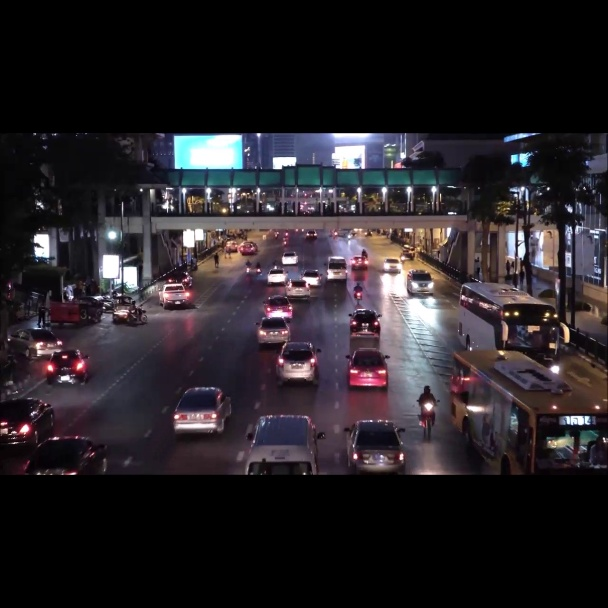
#> input picture METHOD2/images/00-frame-608x608-0003.jpg, 608 x 608 px, found by its file name
$ python color.py
#> lines starting #> are read from the running program, lines starting #| are printed output that depends on the picture
# AUTHOR: not me
# ref: https://steam.oxxostudio.tw/category/python/ai/opencv-information.html

import cv2
img_blue = cv2.imread('00-frame-608x608-0003.jpg')
#> img_blue is the input picture: shape (608, 608, 3); mean B, G, R 39.6, 35.1, 40.1
img_green = cv2.imread('00-frame-608x608-0003.jpg')
img_red = cv2.imread('00-frame-608x608-0003.jpg')
img_blue[:,:,1] = 0    # 將綠色設為 0
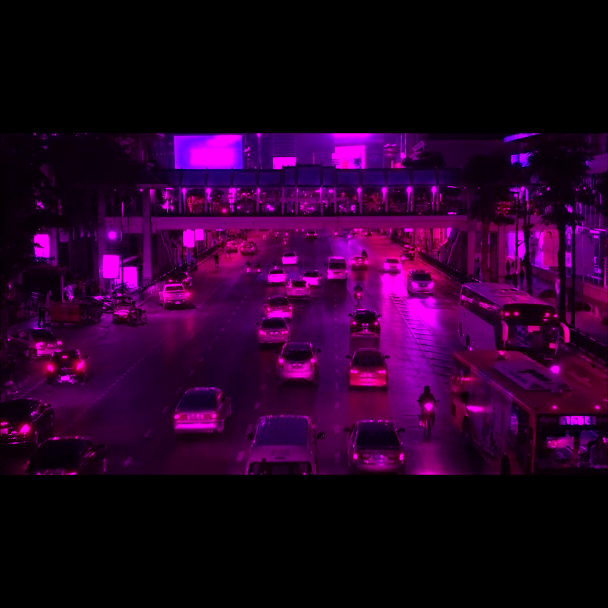
#> img_blue: shape (608, 608, 3); mean B, G, R 39.6, 0, 40.1
img_blue[:,:,2] = 0    # 將紅色設為 0
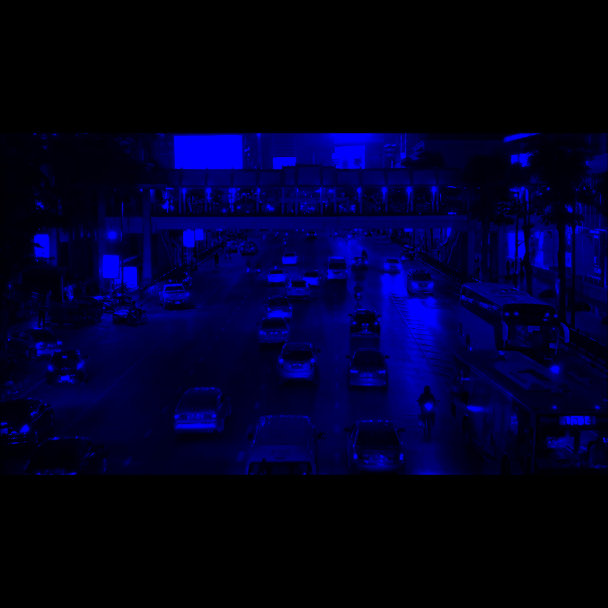
#> img_blue: shape (608, 608, 3); mean B, G, R 39.6, 0, 0
img_green[:,:,0] = 0   # 將藍色設為 0
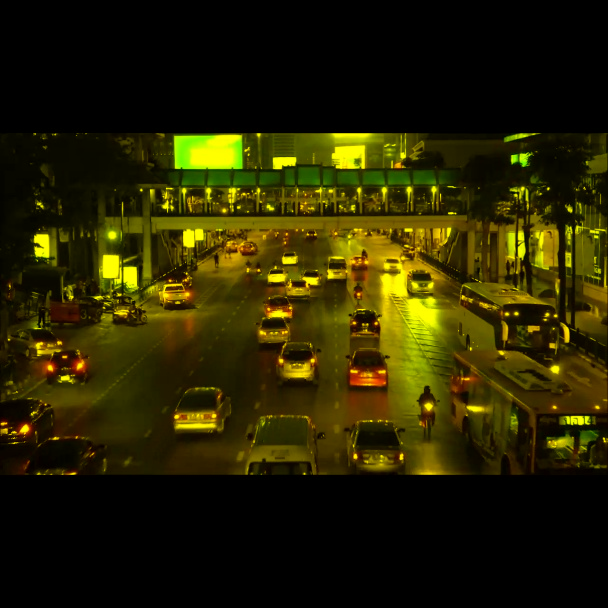
#> img_green: shape (608, 608, 3); mean B, G, R 0, 35.1, 40.1
img_green[:,:,2] = 0   # 將紅色設為 0
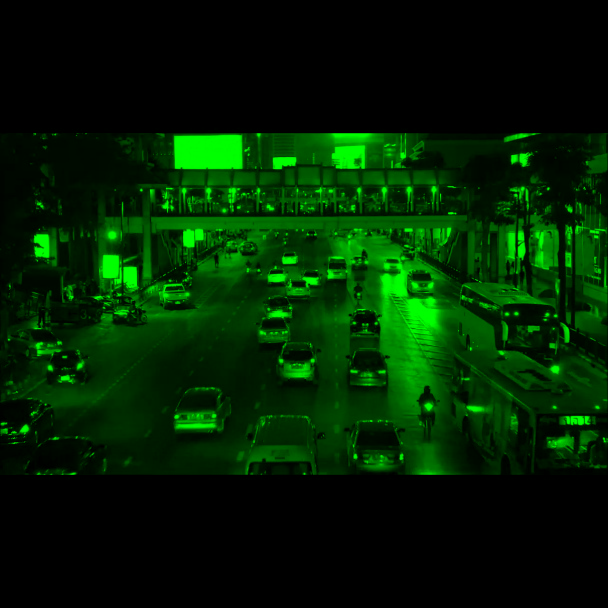
#> img_green: shape (608, 608, 3); mean B, G, R 0, 35.1, 0
img_red[:,:,0] = 0     # 將藍色設為 0
img_red[:,:,1] = 0     # 將綠色設為 0
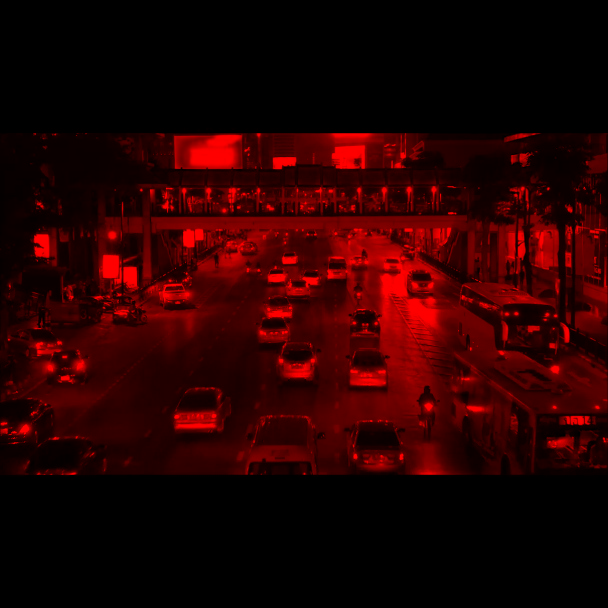
#> img_red: shape (608, 608, 3); mean B, G, R 0, 0, 40.1
cv2.imshow('oxxostudio blue', img_blue)
cv2.imshow('oxxostudio green', img_green)
cv2.imshow('oxxostudio red', img_red)
cv2.waitKey(0)
cv2.destroyAllWindows()

$ run again, with METHOD2/images/00-frame-608x608-0001.jpg copied over METHOD2/images/00-frame-608x608-0003.jpg
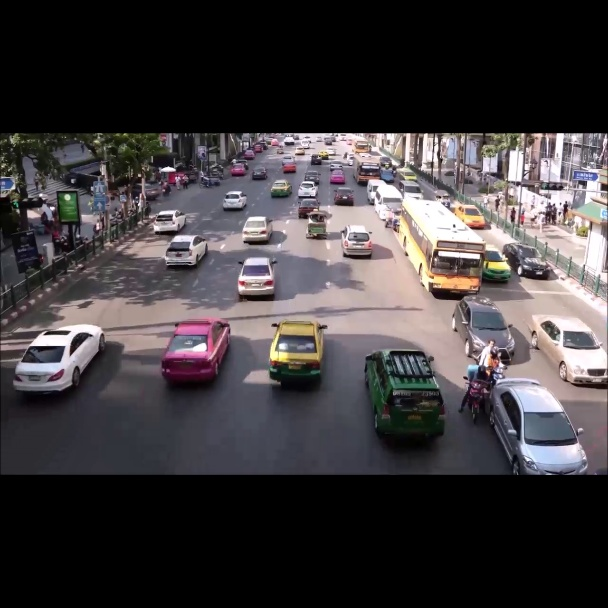
#> input picture METHOD2/images/00-frame-608x608-0001.jpg, 608 x 608 px, found by its file name
#> img_blue is the input picture: shape (608, 608, 3); mean B, G, R 62.3, 60.3, 64.6
#> `img_green[:,:,2] = 0`:
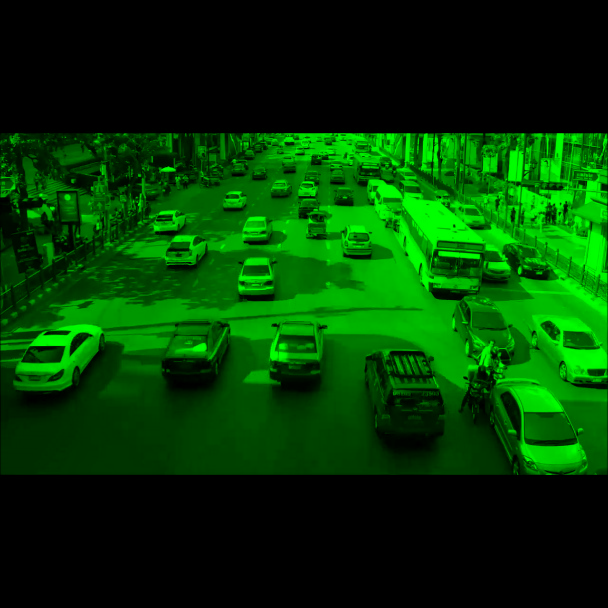
#> img_green: shape (608, 608, 3); mean B, G, R 0, 60.3, 0
#> `img_red[:,:,1] = 0`:
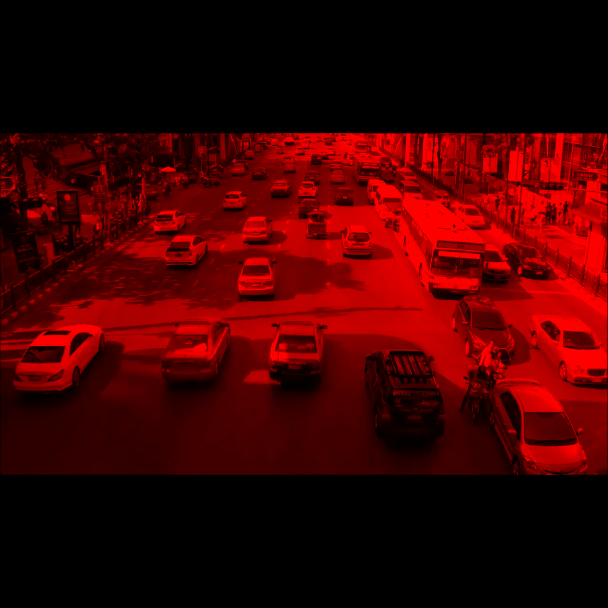
#> img_red: shape (608, 608, 3); mean B, G, R 0, 0, 64.6

$ run again, with METHOD2/images/00-frame-608x608-0002.jpg copied over METHOD2/images/00-frame-608x608-0003.jpg
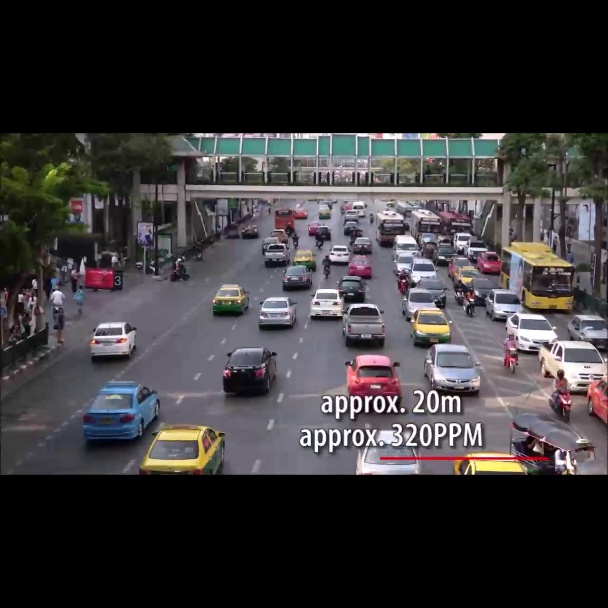
#> input picture METHOD2/images/00-frame-608x608-0002.jpg, 608 x 608 px, found by its file name
#> img_blue is the input picture: shape (608, 608, 3); mean B, G, R 55.9, 54.2, 56.7
#> `img_green[:,:,2] = 0`:
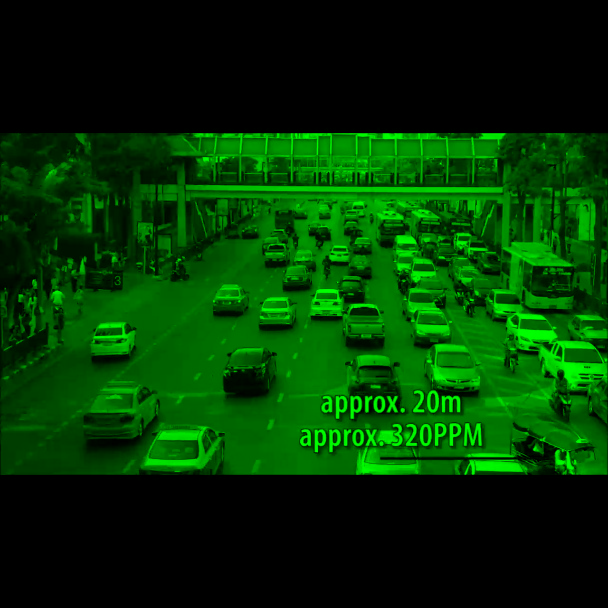
#> img_green: shape (608, 608, 3); mean B, G, R 0, 54.2, 0
#> `img_red[:,:,1] = 0`:
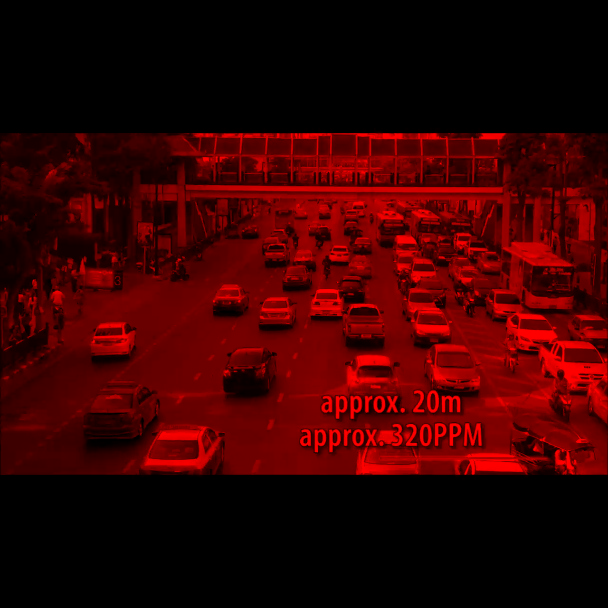
#> img_red: shape (608, 608, 3); mean B, G, R 0, 0, 56.7
